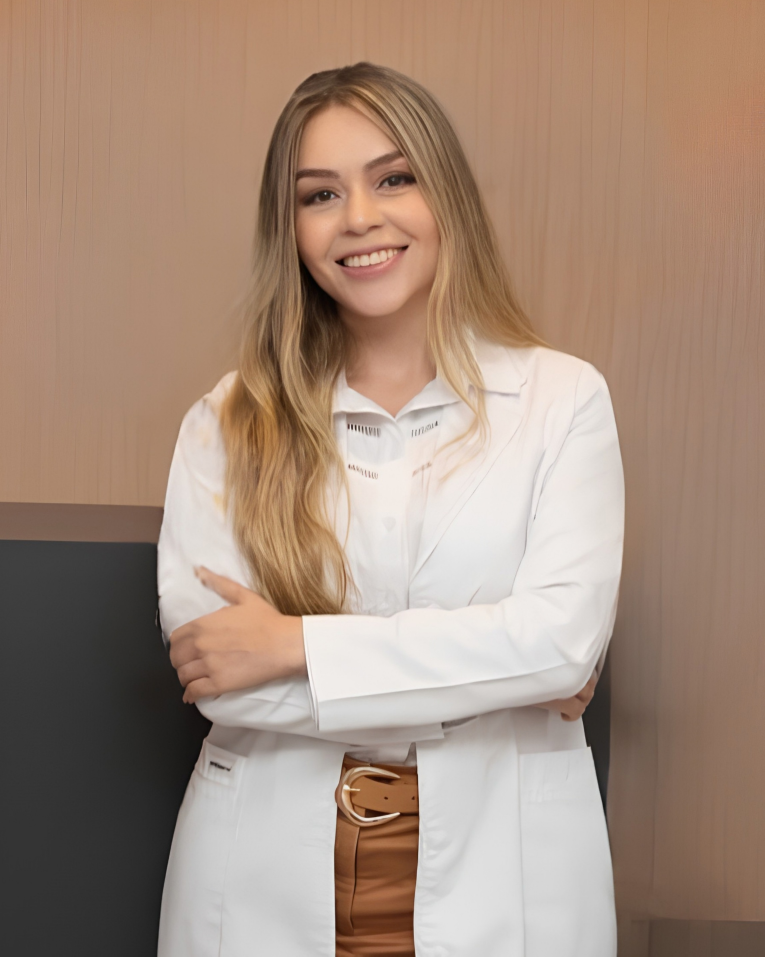
#> input picture plugins/lai-suite/skills/lai-design-system/assets/retratos/carolina-bata.jpg, 2295 x 2869 px (shown at 1/3 size)
$ python auditar_feed.py retratos/carolina-bata.jpg
#> lines starting #> are read from the running program, lines starting #| are printed output that depends on the picture
"""AUDITOR DE FEED — ritmo tonal de la cuadrícula (regla de la Dra., 10-oct-2026).

«El feed tiene que tener contraste: todo se está viendo muy oscuro, muy sombrío, monótono. Hay que respetar los tintes
de marca, pero las piezas no pueden verse monocromáticas: si todas son iguales, ninguna destaca.»

Uso:  python3 auditar_feed.py portada1.png portada2.png ...   (en ORDEN DE PUBLICACIÓN; la última es la más nueva)
      → informe + feed_qa.jpg (cuadrícula como se verá en Instagram, la más nueva arriba a la izquierda)

Reglas que revisa:
  T1  ≥ 1 de cada 3 portadas CLARAS (luminancia media ≥ 0.45: crema, blanco, azul claro, foto clara)
  T2  nunca 3 portadas oscuras seguidas (luminancia < 0.30)
  T3  en la cuadrícula, ninguna fila de 3 con las tres del mismo tono (todas oscuras o todas claras)
  T4  cada portada tiene un ACENTO de color de la paleta (dorado #D2B58A o azul claro #CAD3DD/#9fb2c6 con saturación
      visible, ≥ 0.4 % del área) — como los nodos y detalles de color de la pieza «The brain ages too» de Paola
  T5  vecinas (lado a lado o arriba/abajo) no comparten la misma familia de tono (diferencia de luminancia ≥ 0.08 o de matiz)
"""
import sys, colorsys
import numpy as np
from PIL import Image, ImageDraw

def perfil(path):
    im = Image.open(path).convert('RGB').resize((216, 270))
    a = np.asarray(im).astype(float) / 255
    lum = (0.2126*a[..., 0] + 0.7152*a[..., 1] + 0.0722*a[..., 2]).mean()
    hsv = np.array([colorsys.rgb_to_hsv(*p) for p in a.reshape(-1, 3)[::7]])
    gold = ((hsv[:, 0] > 0.07) & (hsv[:, 0] < 0.13) & (hsv[:, 1] > 0.22) & (hsv[:, 2] > 0.55)).mean()
    lblue = ((hsv[:, 0] > 0.53) & (hsv[:, 0] < 0.64) & (hsv[:, 1] > 0.12) & (hsv[:, 2] > 0.62)).mean()
    hue = np.median(hsv[hsv[:, 1] > 0.08, 0]) if (hsv[:, 1] > 0.08).any() else -1
    return dict(lum=lum, acento=max(gold, lblue), hue=hue)

def auditar(paths):
    P = [perfil(p) for p in paths]; f = []
#> in perfil, `im = Image.open(path).convert('RGB').resize((216, 270))`:
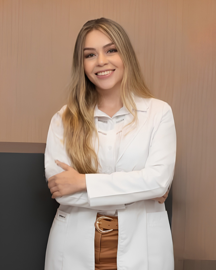
#> im: PIL image 216x270 RGB; mean R, G, B 164.3, 140.2, 123.9
#> in perfil, `lum = (0.2126*a[..., 0] + 0.7152*a[..., 1] + 0.0722*a[..., 2]).mean()`: lum = 0.565
#> in perfil, `gold = ((hsv[:, 0] > 0.07) & (hsv[:, 0] < 0.13) & (hsv[:, 1] > 0.22) &..`: gold = 0.137
#> in perfil, `lblue = ((hsv[:, 0] > 0.53) & (hsv[:, 0] < 0.64) & (hsv[:, 1] > 0.12) ..`: lblue = 0
#> in perfil, `hue = np.median(hsv[hsv[:, 1] > 0.08, 0]) if (hsv[:, 1] > 0.08).any() ..`: hue = 0.0667
#> after `P = [perfil(p) for p in paths]`: P = 1 item
    for i, p in enumerate(P):
        if p['acento'] < 0.004: f.append(f"T4 sin acento de color: {paths[i]}")
#> this loop made 1 pass
#> p on pass 1: {'lum': 0.565, 'acento': 0.137, 'hue': 0.0667}
#> after the loop, f = []
    oscuras = [p['lum'] < 0.30 for p in P]
#> oscuras = [False]
    for i in range(len(P) - 2):
        if all(oscuras[i:i+3]): f.append(f"T2 tres oscuras seguidas: {paths[i]} … {paths[i+2]}")
        if not any(P[j]['lum'] >= 0.45 for j in range(i, i+3)): f.append(f"T1 sin portada clara en el tramo {i+1}–{i+3}")
#> this loop made 0 passes
    # cuadrícula: la más nueva arriba a la izquierda
    G = list(reversed(P)); names = list(reversed(paths))
#> after `G = list(reversed(P))`: G = 1 item
    for r in range(0, len(G) - 2, 3):
        fila = G[r:r+3]
        if all(x['lum'] < 0.30 for x in fila) or all(x['lum'] >= 0.45 for x in fila):
            f.append(f"T3 fila {r//3+1} monótona: {[n.split('/')[-1] for n in names[r:r+3]]}")
    for i in range(len(G)):
        for j in (i+1, i+3):
            if j < len(G) and (j != i+1 or i % 3 != 2):
                if abs(G[i]['lum'] - G[j]['lum']) < 0.08 and (G[i]['hue'] < 0 or abs(G[i]['hue'] - G[j]['hue']) < 0.04):
                    f.append(f"T5 vecinas iguales: {names[i].split('/')[-1]} / {names[j].split('/')[-1]}")
#> this loop made 1 pass
    return f, P

def hoja(paths, out='feed_qa.jpg', s=240):
    names = list(reversed(paths)); rows = (len(names) + 2) // 3
    S = Image.new('RGB', (3*s + 4*6, rows*int(s*1.25) + (rows+1)*6), 'white'); d = ImageDraw.Draw(S)
    for i, n in enumerate(names):
        im = Image.open(n).convert('RGB').resize((s, int(s*1.25)))
        x, y = 6 + (i % 3)*(s+6), 6 + (i // 3)*(int(s*1.25)+6); S.paste(im, (x, y))
        p = perfil(n); d.rectangle([x, y, x+42, y+18], fill='white'); d.text((x+3, y+3), f"{p['lum']:.2f}", fill='black')
    S.save(out, quality=88); return out

if __name__ == '__main__':
    fl, _ = auditar(sys.argv[1:]); hoja(sys.argv[1:])
#> after `fl, _ = auditar(sys.argv[1:])`: fl = []
#> in hoja, `S = Image.new('RGB', (3 * s + 4 * 6, rows * int(s * 1.25) + (rows + 1)`: S: PIL image 744x312 RGB; every value is 255
#> in hoja, `S.paste(im, (x, y))`:
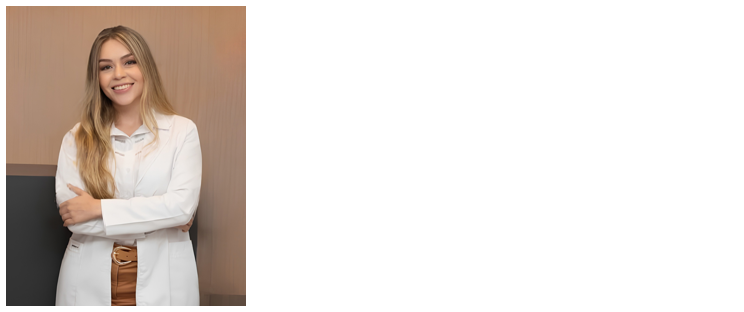
#> S: PIL image 744x312 RGB; mean R, G, B 226.9, 219.4, 214.3
#> in hoja, `p = perfil(n)`: p = {'lum': 0.565, 'acento': 0.137, 'hue': 0.0667}
#> in hoja, `S.save(out, quality=88)`:
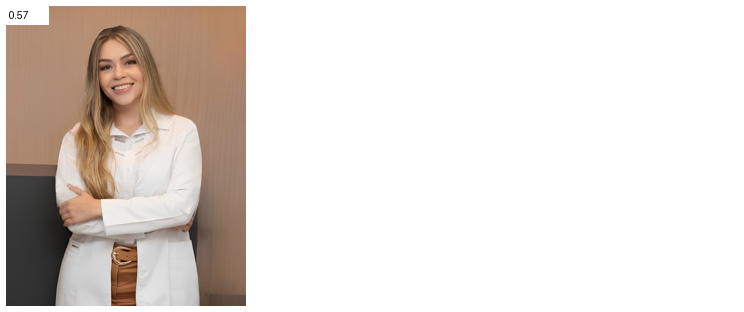
#> saved as feed_qa.jpg: PIL image 744x312 RGB; mean R, G, B 227.1, 219.8, 214.8
    print('OK' if not fl else f'{len(fl)} avisos'); [print('  ', x) for x in fl]
#| OK

$ run again, on plugins/lai-suite/skills/lai-design-system/assets/retratos/carolina-sentada.jpg
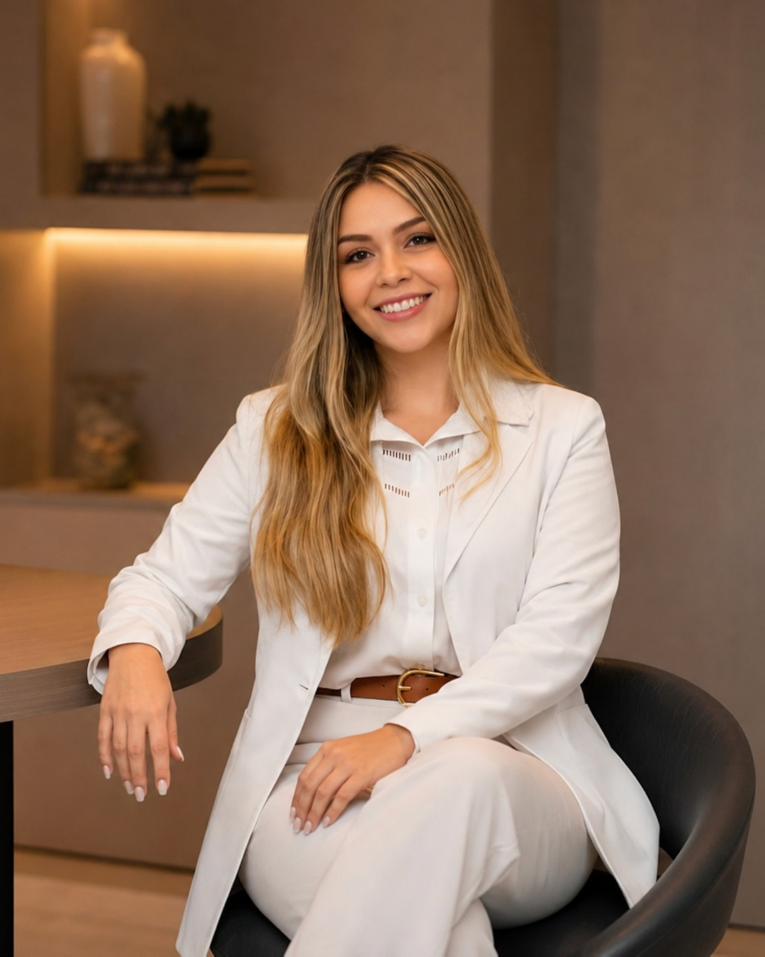
#> input picture plugins/lai-suite/skills/lai-design-system/assets/retratos/carolina-sentada.jpg, 2295 x 2869 px (shown at 1/3 size)
#> in perfil, `im = Image.open(path).convert('RGB').resize((216, 270))`:
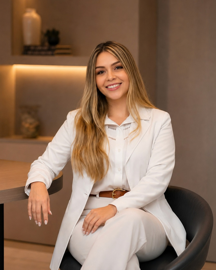
#> im: PIL image 216x270 RGB; mean R, G, B 140.9, 112.3, 91.9
#> lum = 0.458
#> gold = 0.091
#> lblue = 0
#> hue = 0.0684
#> P = 1 item
#> the loop in auditar, `for i, p in enumerate(P):` made 1 pass
#> p on pass 1: {'lum': 0.458, 'acento': 0.091, 'hue': 0.0684}
#> after the loop in auditar, `for i, p in enumerate(P):`: f = []
#> oscuras = [False]
#> G = 1 item
#> the loop in auditar, `for i in range(len(G)):` made 1 pass
#> fl = []
#> in hoja, `p = perfil(n)`: p = {'lum': 0.458, 'acento': 0.091, 'hue': 0.0684}
#> in hoja, `S.save(out, quality=88)`:
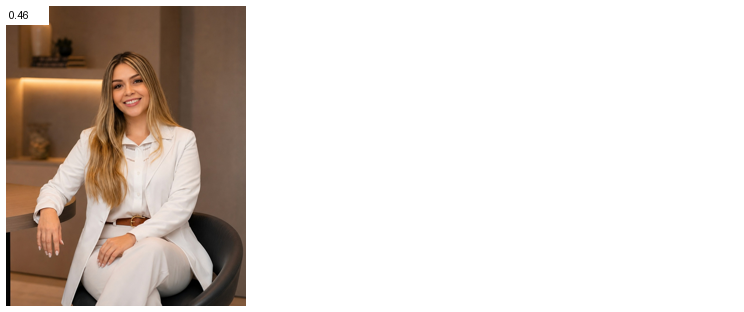
#> saved as feed_qa.jpg: PIL image 744x312 RGB; mean R, G, B 220, 211.3, 205.1
#| OK
